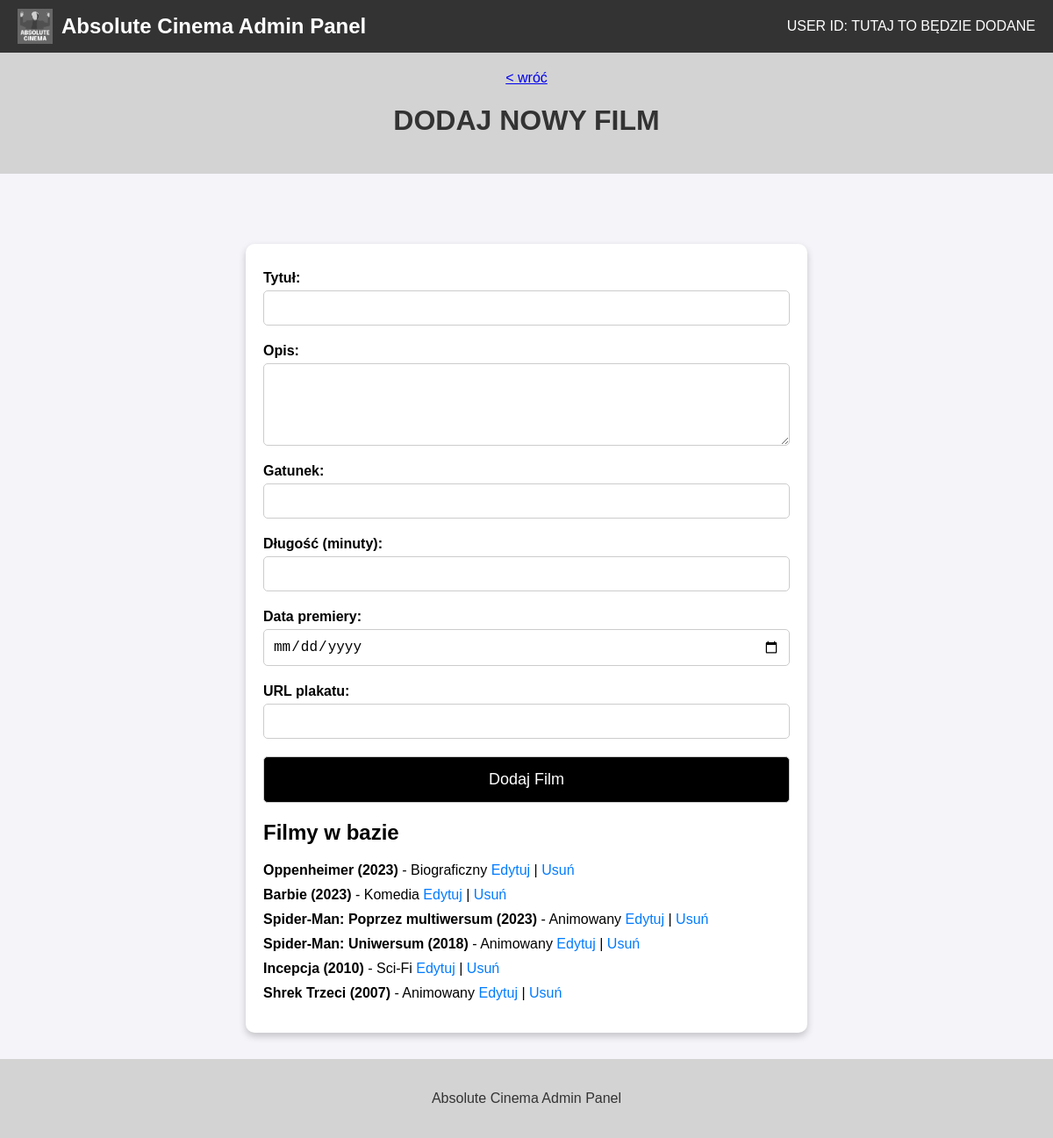
The app's page /admin/bazy/zarzadzaj_filmami, older data.
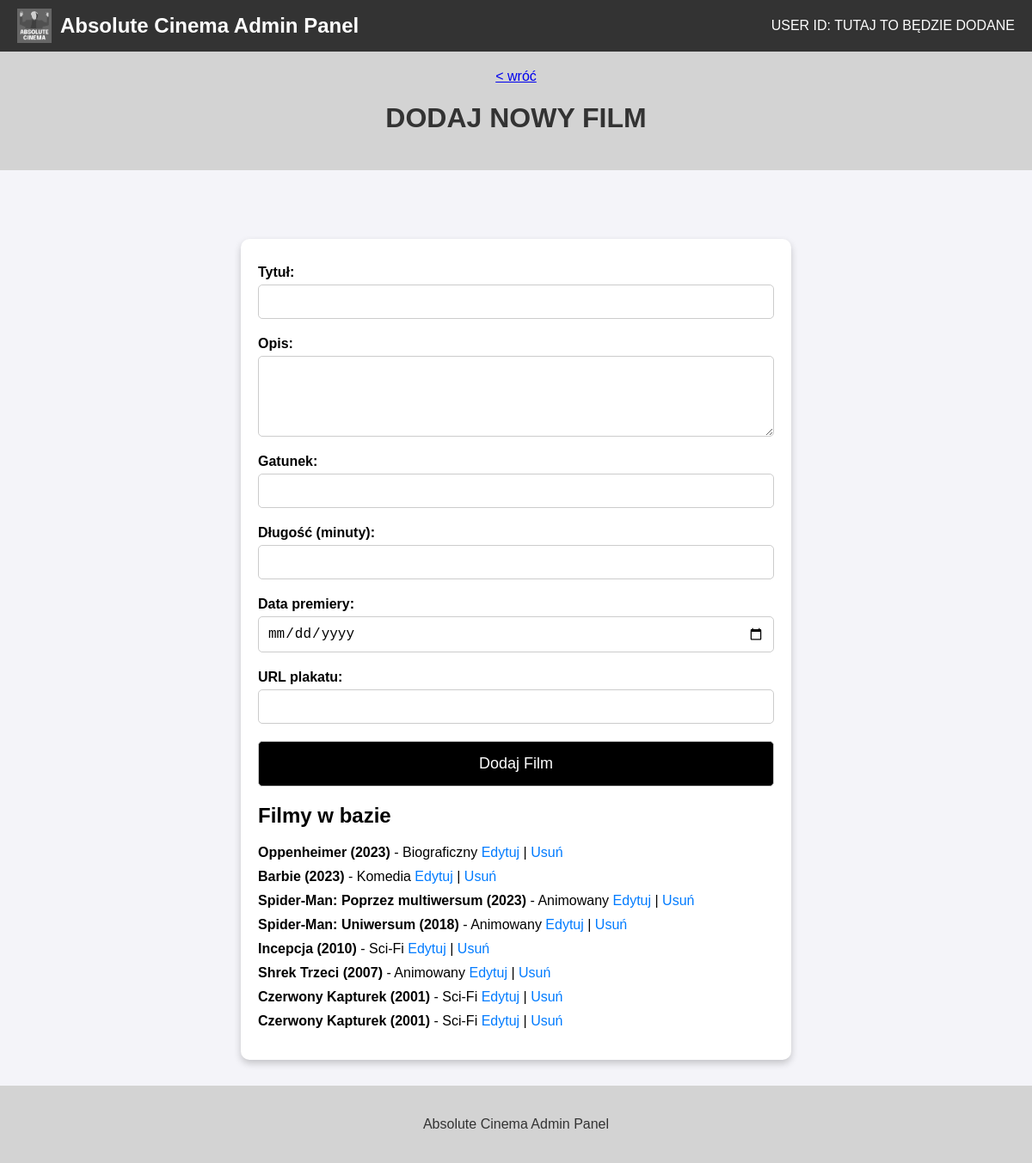
The same page, newer data.
### app.py (models this page shows)
class Film(db.Model):
    __tablename__ = 'filmy'
    id = db.Column(db.Integer, primary_key=True)
    tytul = db.Column(db.String(150), nullable=False)
    opis = db.Column(db.Text, nullable=True)
    gatunek = db.Column(db.String(50), nullable=False)
    dlugosc = db.Column(db.Integer, nullable=False)
    data_premiery = db.Column(db.Date, nullable=False)
    plakat_url = db.Column(db.String(1000), nullable=True)
    seanse = db.relationship('Seans', backref='film', lazy=True) #db.relationship - służy do definiowania relacji między tabelami

### app.py (the view, shortened to what this page needs)
@app.route('/admin/bazy/zarzadzaj_filmami', methods=['GET', 'POST'])
def zarzadzaj_filmami():
    message = None
    filmy = Film.query.order_by(Film.data_premiery.desc()).all()  # Pobieranie wszystkich filmów z bazy w kolejności wg daty premiery
    return render_template('admin_bazy_zarzadzaj_filmami.html', message=message, filmy=filmy)

### app.py (called while the page is built)
@app.before_request
def load_database():
    g.kino = {
        "admin" : Administrator.query.all(),
        "film" : Film.query.all(),
        "rezerwacja" : Rezerwacja.query.all(),
        "seans" : Seans.query.all(),
        "klient" : Klient.query.all()
    }

### templates/admin_bazy_zarzadzaj_filmami.html (shortened to what this page needs)
<!DOCTYPE html>
<html lang="pl">
<head>
</head>
<body>
    <div class="navbar">
        <div class="logo">
            <img src="{{ url_for('static', filename='images/absolute_cinema_logo.png') }}" alt="Logo">
            <span>Absolute Cinema Admin Panel</span>
        </div>
        <div class="user-id">
            USER ID: TUTAJ TO BĘDZIE DODANE
        </div>
    </div>
    <div class="breadcrumbs">
        <a href="{{ url_for('admin_bazy')}}"> &lt; wróć</a>
        <h1>DODAJ NOWY FILM</h1>
    </div>
    <div class="container">
        <form method="POST">
            <label for="tytul">Tytuł:</label>
            <input type="text" id="tytul" name="tytul" required>
            <label for="opis">Opis:</label>
            <textarea id="opis" name="opis" rows="4"></textarea>
            <label for="gatunek">Gatunek:</label>
            <input type="text" id="gatunek" name="gatunek" required>
            <label for="dlugosc">Długość (minuty):</label>
            <input type="number" id="dlugosc" name="dlugosc" required>
            <label for="data_premiery">Data premiery:</label>
            <input type="date" id="data_premiery" name="data_premiery" required>
            <label for="plakat_url">URL plakatu:</label>
            <input type="url" id="plakat_url" name="plakat_url">
            <button class="dark" type="submit">Dodaj Film</button>
        </form>
        <h2>Filmy w bazie</h2>
        <ul>
            {% for film in filmy %}
            <li>
                <strong>{{ film.tytul }} ({{ film.data_premiery.strftime('%Y') }})</strong> - {{ film.gatunek }}
                <a href="{{ url_for('edytuj_film', film_id=film.id) }}">Edytuj</a> |
                <a href="{{ url_for('usun_film', film_id=film.id) }}" onclick="return confirm('Na pewno chcesz usunąć ten film?')">Usuń</a>
            </li>
            {% endfor %}
        </ul>
    </div>
    <div class="footer">
        <p>Absolute Cinema Admin Panel</p>
    </div>
</body>
</html>

Row changes from the older to the newer data that the page shows:
added Film: tytul "Czerwony Kapturek", data_premiery "2001", gatunek "Sci-Fi"
added Film: tytul "Czerwony Kapturek", data_premiery "2001", gatunek "Sci-Fi"
